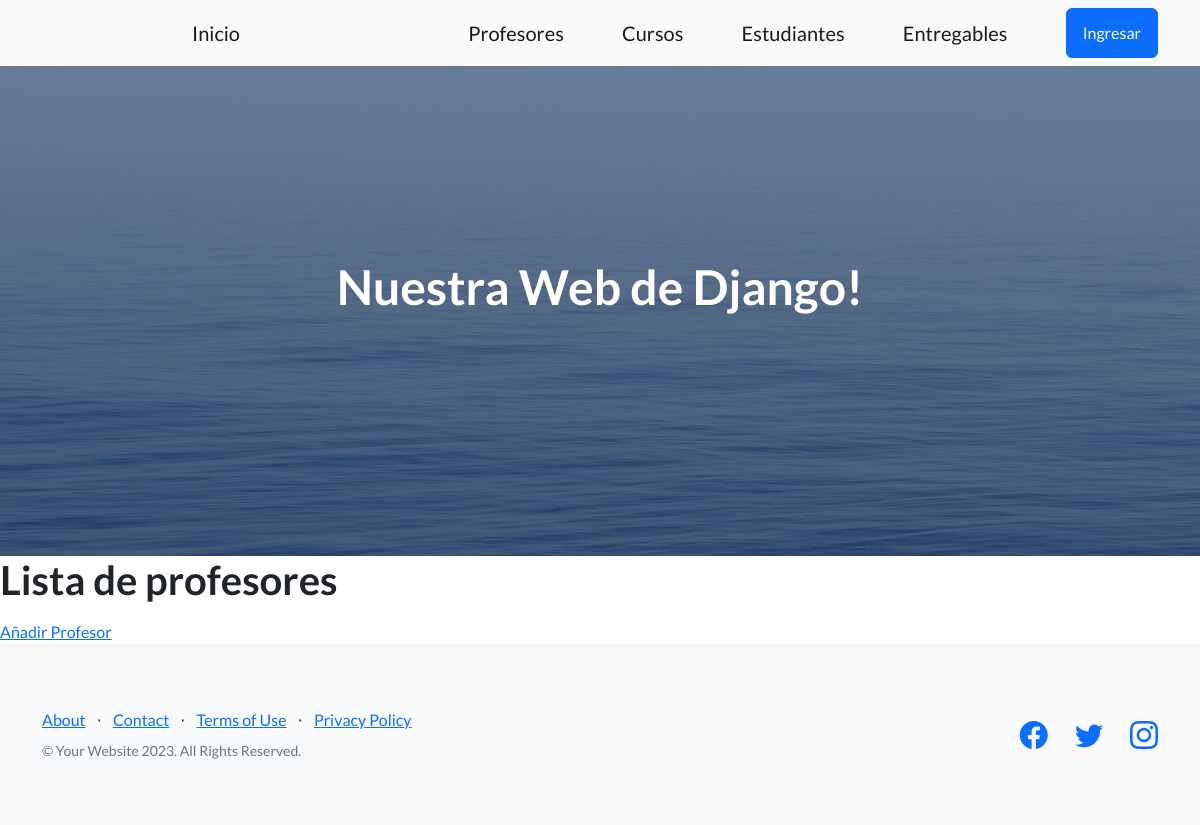
/app-coder/lista-profesores/, run on an earlier commit of the app's database.
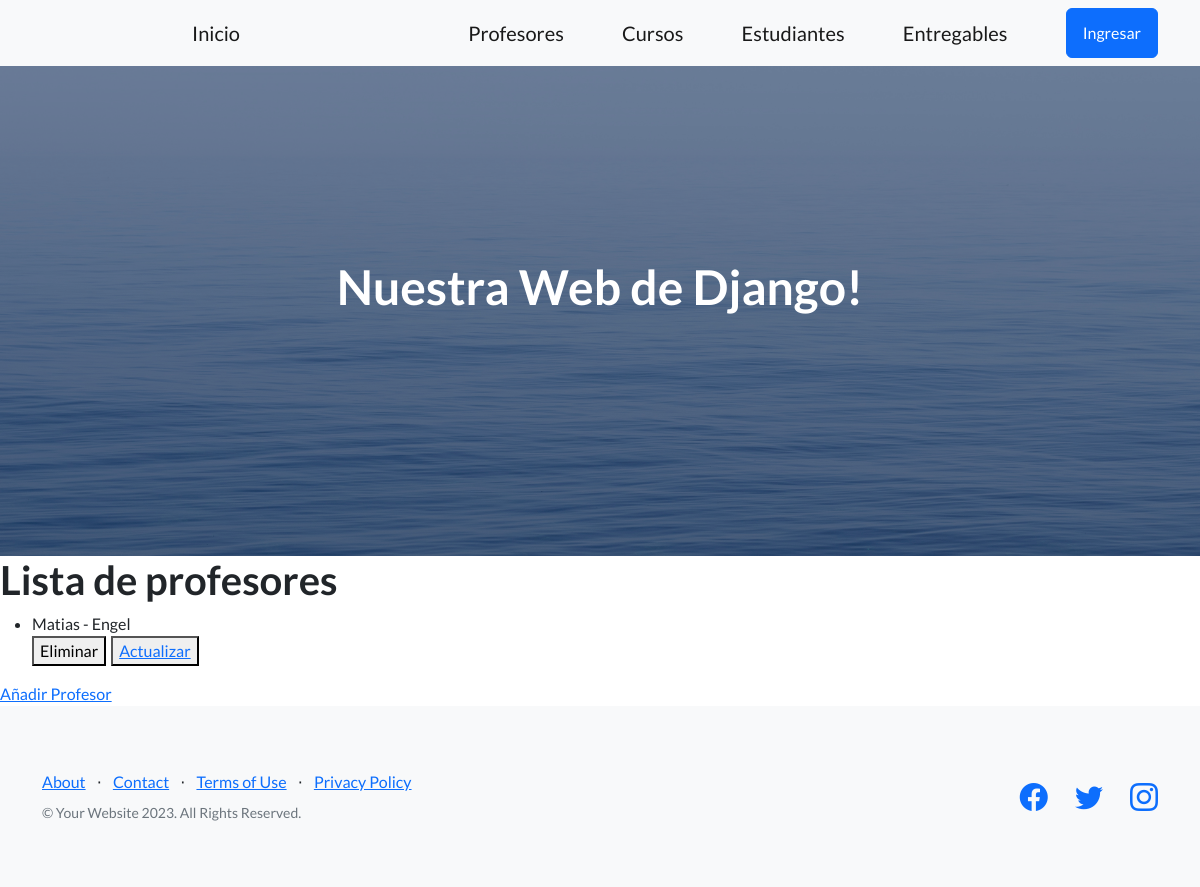
And on a later commit of the database.
### AppCoder/models.py (models this page shows)
class Profesor(models.Model):
    nombre = models.CharField(max_length=30)
    apellido = models.CharField(max_length=30)
    email = models.EmailField()
    profesion = models.CharField(max_length=30)
    def __str__(self):
        return f"{self.nombre} - {self.apellido}"

### AppCoder/views.py (the view)
# urls.py: path('lista-profesores/', lista_profesores, name='ListaProfesores'),
def lista_profesores(req):
    mis_profesores = Profesor.objects.all()
    return render(req,"leer_profesores.html", {"profesores": mis_profesores} )

### AppCoder/templates/leer_profesores.html
{% extends "padre.html" %}
{% block  contenidoQueCambia %}
    <h1>Lista de profesores</h1>
    <ul>
      {% for profesor in profesores %}
        <li>
            {{profesor}}
        </li>
        <div style="display: flex; column-gap: 5px" >
            <form action="{% url 'EliminaProfesor' profesor.id %}" method="post">{% csrf_token %}
              <button type="submit">Eliminar</button>
            </form>
            <button>
                <a href="{% url 'EditarProfesor' profesor.id %}">Actualizar</a>
            </button>
        </div>
    {% endfor %}
    </ul>
    <a href="{%url 'CreaProfesor' %}">Añadir Profesor</a>
{% endblock %}

### AppCoder/templates/padre.html (shortened to what this page needs)
<!DOCTYPE html>
<html lang="en">
    <head>
        {% load static %}
        <link href="https://cdn.jsdelivr.net/npm/bootstrap-icons@1.5.0/font/bootstrap-icons.css" rel="stylesheet" type="text/css" />
        <link href="{% static 'css/styles.css' %}" rel="stylesheet" />
        <link href="{% static 'css/mis_estilos.css' %}" rel="stylesheet" />
    </head>
    <body>
{% include "navbar.html" %}
        <header class="masthead">
            <div class="container position-relative">
                <div class="row justify-content-center">
                    <div class="col-xl-6">
                        <div class="text-center text-white">
                            <h1 class="mb-5">Nuestra Web de Django!</h1>
                        </div>
                    </div>
                </div>
            </div>
        </header>
        {% block contenidoQueCambia %} {% endblock contenidoQueCambia %}
        <footer class="footer bg-light">
            <div class="container">
                <div class="row">
                    <div class="col-lg-6 h-100 text-center text-lg-start my-auto">
                        <ul class="list-inline mb-2">
                            <li class="list-inline-item"><a href="#!">About</a></li>
                            <li class="list-inline-item">⋅</li>
                            <li class="list-inline-item"><a href="#!">Contact</a></li>
                            <li class="list-inline-item">⋅</li>
                            <li class="list-inline-item"><a href="#!">Terms of Use</a></li>
                            <li class="list-inline-item">⋅</li>
                            <li class="list-inline-item"><a href="#!">Privacy Policy</a></li>
                        </ul>
                        <p class="text-muted small mb-4 mb-lg-0">&copy; Your Website 2023. All Rights Reserved.</p>
                    </div>
                    <div class="col-lg-6 h-100 text-center text-lg-end my-auto">
                        <ul class="list-inline mb-0">
                            <li class="list-inline-item me-4">
                                <a href="#!"><i class="bi-facebook fs-3"></i></a>
                            </li>
                            <li class="list-inline-item me-4">
                                <a href="#!"><i class="bi-twitter fs-3"></i></a>
                            </li>
                            <li class="list-inline-item">
                                <a href="#!"><i class="bi-instagram fs-3"></i></a>
                            </li>
                        </ul>
                    </div>
                </div>
            </div>
        </footer>
    </body>
</html>

### AppCoder/templates/navbar.html
        <nav class="navbar navbar-light bg-light static-top">
            <div class="container">
                <div class= "home-button">
                  <a class="navbar-brand" href="{% url 'Inicio' %}">Inicio</a>
                </div>
                <a class="navbar-brand" href="{% url 'ListaProfesores' %}">Profesores</a>
                <a class="navbar-brand" href="{% url 'ListaCursos' %}">Cursos</a>
                <a class="navbar-brand" href="{% url 'Estudiantes' %}">Estudiantes</a>
                <a class="navbar-brand" href="{% url 'Entregables' %}">Entregables</a>
                <a class="btn btn-primary" href="#signup">Ingresar</a>
            </div>
        </nav>

### AppCoder/static/css/mis_estilos.css (style rules this page uses)
.home-button { padding-right: 170px; margin-left: 150px; }

What changed in the data, as far as the page shows it:
added Profesor: nombre+apellido "Matias - Engel"
